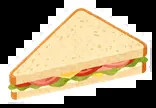
#> input picture Picktime/images/food-west-sm/west-01.webp, 156 x 108 px
$ python -i whiten.py   (imports and definitions only)
#> lines starting #> are read from the running program, lines starting #| are printed output that depends on the picture; after the words box and inside, x2 and y2 are one past the last pixel; in counts of white or black regions, pixels touching at a corner belong together
#> further down, picture is the input picture: shape (108, 156, 3); mean B, G, R 119.6, 146.3, 161.2
# -*- coding: utf-8 -*-
"""换底：调用 DashScope qwen-image-edit 把随手拍照片的背景换成纯色。

动机：杂乱背景（桌面/墙面/杂物）下 U2NET/SAM2 容易把食物抠碎；
先让图像编辑模型把背景换成纯色（食物/餐具保持不变），再走后续抠图与识别，
抠图边缘明显更完整。实测同一张照片换底后，主食/汤碗/配菜不再残缺。

配色规则：白色、透明、玻璃材质的餐具在白底上几乎没有边缘对比，容易抠缺；
这类主体换纯粉底，其他主体仍换纯白底（颜色可用环境变量调整）。

失败（网络/限流/额度/内容审核）时返回 None，调用方回退原图，保证流程可用。
环境变量：
  FOOD_WHITEN_BG=0        关闭换底（默认开启）
  FOOD_WHITEN_WHITE       白色底，默认 #FFFFFF
  FOOD_WHITEN_PINK        粉色底，默认 #FFC0CB
  FOOD_WHITEN_PROMPT      完全自定义提示词（设置后忽略上面的配色）
  QWEN_IMAGE_EDIT_MODEL   默认 qwen-image-edit
  FOOD_WHITEN_TIMEOUT     生成超时秒数，默认 120
"""
import base64
import json
import os
import time
import urllib.error
import urllib.request

import cv2
import numpy as np

DASHSCOPE_EDIT_URL = os.environ.get(
    "QWEN_IMAGE_EDIT_URL",
    "https://dashscope.aliyuncs.com/api/v1/services/aigc/multimodal-generation/generation",
)
EDIT_MODEL = os.environ.get("QWEN_IMAGE_EDIT_MODEL", "qwen-image-edit")

WHITE = os.environ.get("FOOD_WHITEN_WHITE", "#FFFFFF")
PINK = os.environ.get("FOOD_WHITEN_PINK", "#FFC0CB")

DEFAULT_PROMPT = (
    "只把照片中餐具和食物以外的背景（桌面、台面、墙面、地面、阴影、杂物）替换成纯色背景，"
    "不要渐变、不要纹理；"
    "如果餐具是白色、米色、透明或玻璃材质，背景换成纯粉色 %s；其他情况背景换成纯白色 %s；"
    "注意：颜色只作用于背景，绝不能把白色/透明/玻璃餐具本身染成粉色或任何背景色，"
    "白色餐具必须保持白色；"
    "碗、盘、杯等餐具和食物必须原样保留：保持它们原有的形状、颜色、纹理、明暗、阴影、反光和位置；"
    "不要给餐具重新上色，不要抹平餐具的立体感和边缘阴影；"
    "不要添加原图中不存在的物体，不要添加文字水印。" % (PINK, WHITE)
)
PROMPT = os.environ.get("FOOD_WHITEN_PROMPT", DEFAULT_PROMPT)
NEGATIVE_PROMPT = "文字, 水印, 模糊, 变形, 桌面, 桌布, 背景杂物, 阴影, 新增物体, 脑补, 幻想, 多余餐具, 渐变背景"


def enabled():
    return os.environ.get("FOOD_WHITEN_BG", "1").strip().lower() not in ("0", "false", "off", "no", "")


# [41 lines left out: functions is_white_background, _border_hsv, is_plain_background, background_color, not called in this run]


def key_alpha(image_bgr, band_ratio=0.04, thr=18.0, min_area=300, border_ratio=0.5):
    """纯色底颜色键：返回非背景区域掩码（uint8 0/255），背景不够纯时返回 None。

    换底后背景是均匀纯色，用边框估计背景色，与背景色距离足够大的像素即主体；
    这样 U2NET 漏掉的餐具（白碗/玻璃碗）也能完整保留。
    背景色估计优先用四角小块（主体常贴近边框，四角更稳），
    失败再对边框像素迭代取中值（逐步剔除主体像素），容忍主体占住部分边框。
    """
#> called with band_ratio = 0.04, thr = 18, min_area = 300, border_ratio = 0.5
    h, w = image_bgr.shape[:2]
#> h = 108; w = 156
    lab = cv2.cvtColor(image_bgr, cv2.COLOR_BGR2LAB).astype(np.float32)
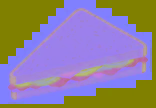
#> lab: shape (108, 156, 3) float32; mean B, G, R 150.5, 129.8, 143.3
    band = max(2, int(min(h, w) * band_ratio))
#> band = 4
    border = np.concatenate([
        lab[:band, :].reshape(-1, 3), lab[h - band:, :].reshape(-1, 3),
        lab[:, :band].reshape(-1, 3), lab[:, w - band:].reshape(-1, 3),
    ])
#> border = 2112 rows, first 8: [0, 128, 128], [0, 128, 128], [0, 128, 128], [0, 128, 128], [0, 128, 128], [0, 128, 128], [0, 128, 128], [0, 128, 128]

    def inlier_ratio(bg):
        d = np.sqrt(((border - bg) ** 2).sum(axis=1))
        return float((d < thr).mean())

    # 1) 四角小块估计背景色
    pad = max(3, int(min(h, w) * 0.03))
#> pad = 3
    corners = np.concatenate([
        lab[:pad, :pad].reshape(-1, 3), lab[:pad, -pad:].reshape(-1, 3),
        lab[-pad:, :pad].reshape(-1, 3), lab[-pad:, -pad:].reshape(-1, 3),
    ])
#> corners = 36 rows, first 8: [0, 128, 128], [0, 128, 128], [0, 128, 128], [0, 128, 128], [0, 128, 128], [0, 128, 128], [0, 128, 128], [0, 128, 128]
    bg = np.median(corners, axis=0)
#> bg = [0, 128, 128]
    if inlier_ratio(bg) < border_ratio:
        # 2) 回退：边框像素迭代取中值，剔除被主体占住的边框像素
#> in inlier_ratio, `d = np.sqrt(((border - bg) ** 2).sum(axis=1))`: d = 2112 values, max 255 at index 1504, min 0 at index 0, mean 34.94
        bg = np.median(border, axis=0)
        for _ in range(3):
            d = np.sqrt(((border - bg) ** 2).sum(axis=1))
            inliers = border[d < thr]
            if len(inliers) < 50:
                return None
            bg = np.median(inliers, axis=0)
    if inlier_ratio(bg) < border_ratio:
        return None
    dist = np.sqrt(((lab - bg) ** 2).sum(axis=2))
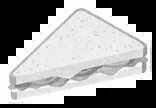
#> dist: shape (108, 156) float32; min 0, max 255.1, mean 152.2; drawn with min black and max white
    key = (dist > thr).astype(np.uint8) * 255
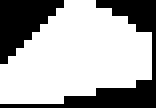
#> key: shape (108, 156); 66.1% white; 2 black regions, box (x1, y1, x2, y2) and area: (0, 0, 156, 108) 3408, (0, 0, 64, 64) 2304
    k = cv2.getStructuringElement(cv2.MORPH_ELLIPSE, (5, 5))
    key = cv2.morphologyEx(key, cv2.MORPH_CLOSE, k, iterations=2)
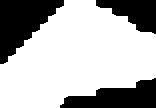
#> key: shape (108, 156); 69.1% white; 3 black regions, box (x1, y1, x2, y2) and area: (0, 0, 64, 64) 2256, (60, 78, 156, 108) 1746, (96, 0, 156, 34) 1198
    key = cv2.morphologyEx(key, cv2.MORPH_OPEN, k, iterations=1)
#> key: shape (108, 156); 69% white; 3 black regions, box (x1, y1, x2, y2) and area: (0, 0, 64, 64) 2270, (60, 78, 156, 108) 1750, (96, 0, 156, 34) 1204
    key = cv2.erode(key, k, iterations=1)
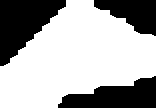
#> key: shape (108, 156); 65.5% white; 3 black regions, box (x1, y1, x2, y2) and area: (0, 0, 66, 66) 2468, (58, 76, 156, 108) 1976, (94, 0, 156, 36) 1362
    n, labels, stats, _ = cv2.connectedComponentsWithStats(key)
#> n = 2; stats = [[0, 0, 156, 108, 5806], [0, 0, 156, 108, 11042]]
    keep = np.zeros_like(key)
    for i in range(1, n):
        if stats[i, cv2.CC_STAT_AREA] >= min_area:
            keep[labels == i] = 255
    return keep if keep.any() else None


# [52 lines left out: functions subject_may_be_white, align_original, not called in this run]


def _download(url, timeout=60):
    with urllib.request.urlopen(url, timeout=timeout) as resp:
        return resp.read()


# [45 lines left out: function whiten_background, not called in this run]

>>> import cv2
>>> picture = cv2.imread('../../Picktime/images/food-west-sm/west-01.webp')
>>> result = key_alpha(picture)

$ run again, on Picktime/images/food-west-sm/west-02.webp
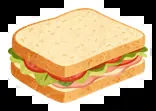
#> input picture Picktime/images/food-west-sm/west-02.webp, 156 x 111 px
#> picture is the input picture: shape (111, 156, 3); mean B, G, R 121.7, 157.5, 182.2
#> in key_alpha, `lab = cv2.cvtColor(image_bgr, cv2.COLOR_BGR2LAB).astype(np.float32)`:
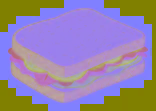
#> lab: shape (111, 156, 3) float32; mean B, G, R 165.1, 132.9, 149.6
#> border = 2136 rows, first 8: [0, 128, 128], [0, 128, 128], [0, 128, 128], [0, 128, 128], [0, 128, 128], [0, 128, 128], [0, 128, 128], [0, 128, 128]
#> corners = 36 rows, first 8: [0, 128, 128], [0, 128, 128], [0, 128, 128], [0, 128, 128], [0, 128, 128], [0, 128, 128], [0, 128, 128], [0, 128, 128]
#> bg = [0, 128, 128]
#> d = 2136 values, max 255 at index 64, min 0 at index 0, mean 57.47
#> in key_alpha, `key = cv2.erode(key, k, iterations=1)`:
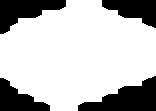
#> key: shape (111, 156); 74% white; 4 black regions, box (x1, y1, x2, y2) and area: (78, 76, 156, 111) 1508, (0, 0, 66, 34) 1172, (102, 0, 156, 28) 926, (0, 78, 50, 111) 898
#> n = 2; stats = [[0, 0, 156, 111, 4504], [0, 0, 156, 111, 12812]]

$ run again, on Picktime/images/food-west-sm/west-08.webp
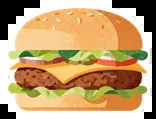
#> input picture Picktime/images/food-west-sm/west-08.webp, 156 x 119 px
#> picture is the input picture: shape (119, 156, 3); mean B, G, R 113.9, 160.2, 193.6
#> in key_alpha, `lab = cv2.cvtColor(image_bgr, cv2.COLOR_BGR2LAB).astype(np.float32)`:
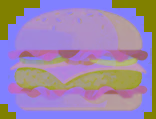
#> lab: shape (119, 156, 3) float32; mean B, G, R 171.7, 135.7, 157
#> border = 2200 rows, first 8: [0, 128, 128], [0, 128, 128], [0, 128, 128], [0, 128, 128], [0, 128, 128], [0, 128, 128], [0, 128, 128], [0, 128, 128]
#> corners = 36 rows, first 8: [0, 128, 128], [0, 128, 128], [0, 128, 128], [0, 128, 128], [0, 128, 128], [0, 128, 128], [0, 128, 128], [0, 128, 128]
#> bg = [0, 128, 128]
#> d = 2200 values, max 255 at index 40, min 0 at index 0, mean 122.5
#> in key_alpha, `key = cv2.erode(key, k, iterations=1)`:
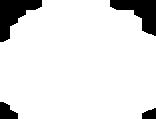
#> key: shape (119, 156); 88.9% white; 4 black regions, box (x1, y1, x2, y2) and area: (0, 0, 42, 42) 884, (110, 0, 156, 36) 830, (0, 102, 18, 119) 218, (142, 108, 156, 119) 120
#> n = 2; stats = [[0, 0, 156, 119, 2052], [0, 0, 156, 119, 16512]]
